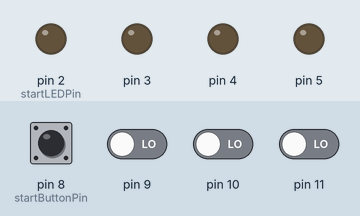
The sketch below on a simulated Arduino Uno, built with avr-gcc and run on an emulated ATmega328P. Parts: output pins drawn as LEDs (lit = HIGH). The inputs (shaded band) are chosen by the test bench; at power-on: pin 8 (startButtonPin), pin 9–11 LOW.

Above: at 1.2 s.
1.3 s: pin 8 (startButtonPin) pulled HIGH for 0.15 s
At 1.37 s:
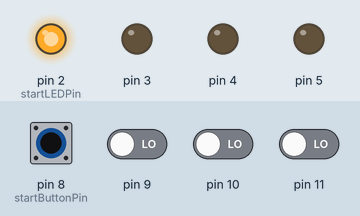
2.9 s: pin 9 driven HIGH
At 4.1 s:
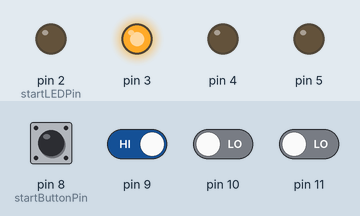
4.4 s: pin 10 driven HIGH
At 5.4 s:
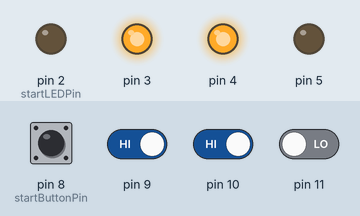
5.9 s: pin 11 driven HIGH
At 6.5 s:
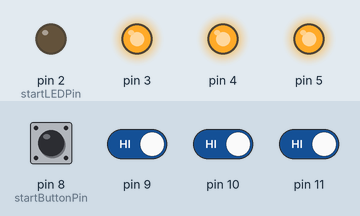
7.4 s: pin 8 (startButtonPin) pulled HIGH for 1 s
At 7.7 s:
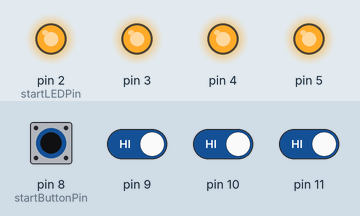
9.9 s: pin 9 driven LOW
At 10.8 s:
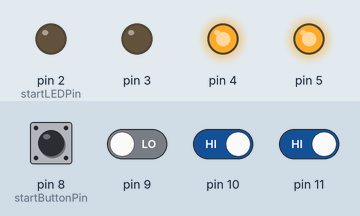
Timing chart, 0 to 12.4 s (numbered marks = the images above; inputs shaded):
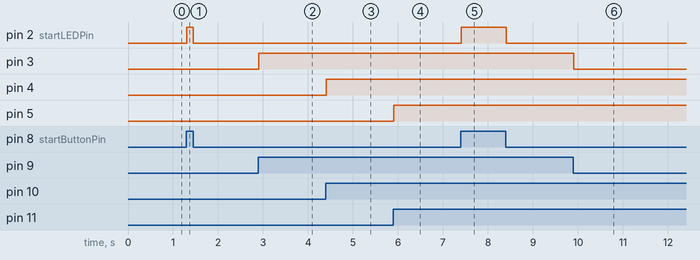

Measured:
- after the input at 1.3 s, pin 2 (startLEDPin): LOW → HIGH at once, → LOW 0.15 s later
- after the input at 2.9 s, pin 3: LOW → HIGH at once
- after the input at 4.4 s, pin 4: LOW → HIGH at once
- after the input at 5.9 s, pin 5: LOW → HIGH at once
- after the input at 7.4 s, pin 2 (startLEDPin): LOW → HIGH at once, → LOW 1.0 s later
- after the input at 9.9 s, pin 3: HIGH → LOW at once

The sketch:

Control_LEDs.ino
```cpp
/*
 * Author: Patrick Creighton
 * Purpose: Turn on LEDs when their corresponding button is pressed
 * Materials: 4 LEDs with 330 ohm resistors, 4 buttons with 10K ohm resistors, jumper cables
 * Note: place buttons and LEDs in the pins immediately above their start pins
 */

const int startLEDPin = 2;
const int startButtonPin = 8;
const int numLEDsAndButtons = 4;

void setup() {
  for (int led = startLEDPin; led < startLEDPin + numLEDsAndButtons; led++) {
    pinMode(led, OUTPUT);
  }
}


int buttonStates[numLEDsAndButtons]; // stores whether each button is on or off

void loop() {
  for (int button = startButtonPin; button < startButtonPin + numLEDsAndButtons; button++) {
    buttonStates[button - startButtonPin] = digitalRead(button); // converts from pin to index number
  }

  for (int index = 0; index < numLEDsAndButtons; index++) {
    if (buttonStates[index] == HIGH) {
      digitalWrite(index + startLEDPin, HIGH);
    } else {
      digitalWrite(index + startLEDPin, LOW);
    }
  }
}
```
